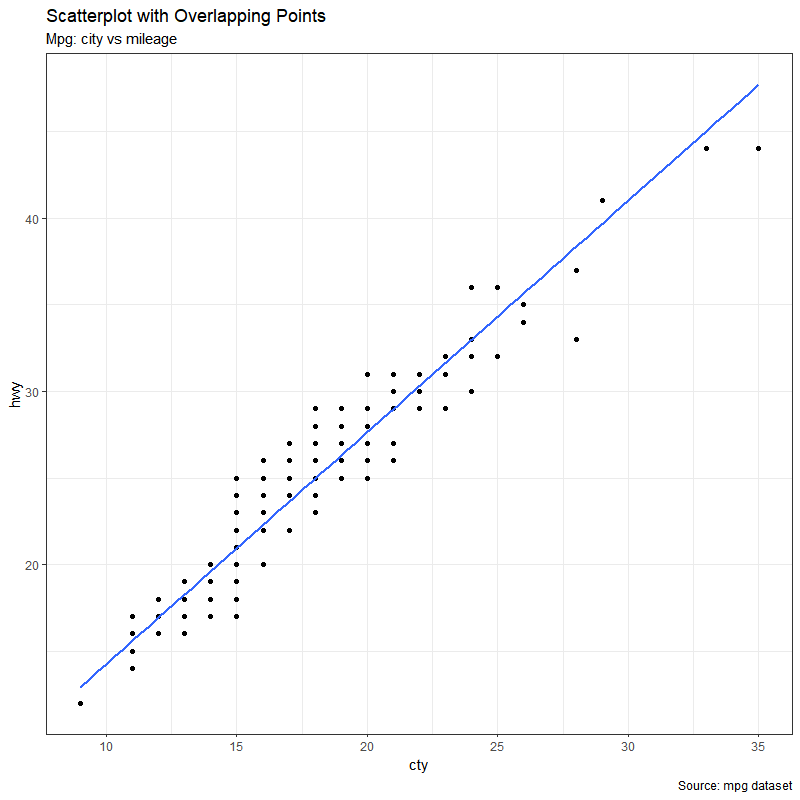

Reproduce this figure in R.
### SCATTERPLOT WITH OVERLAPPING POINTS ###

# Import ggplot2 package
library(ggplot2)                                  

# Pre-set the black and white theme  
theme_set(theme_bw())                               

# Name and read the data set file
df <- read.csv()  

g <- ggplot(data = df,                            # name the plot and load data set
            aes(x = ,                             # et the x variable
                y = ))                            # sSet the y variable

g + geom_point() +                                # specify geom_point()
  geom_smooth(method = "lm",                      # set the smoothing line
              se = T) +                           # set the confidence intervals (T or F)
  labs(title = "",                                # type in the plot title
       subtitle = "",                             # type in the plot subtitle
       x = "",                                    # type in x-axis label
       y = "",                                    # type in y-axis label
       caption = "")                              # type in additional captions

# EXAMPLE

library(ggplot2)
data(mpg, package = "ggplot2")
theme_set(theme_bw())

g <- ggplot(data = mpg,
            aes(x = cty,
                y = hwy))

g + geom_point() +
  geom_smooth(method = "lm",
              se = T) +
  labs(title = "Scatterplot with Overlapping Points",
       subtitle = "Mpg: city vs mileage",
       x = "cty",
       y = "hwy",
       caption = "Source: mpg dataset")
